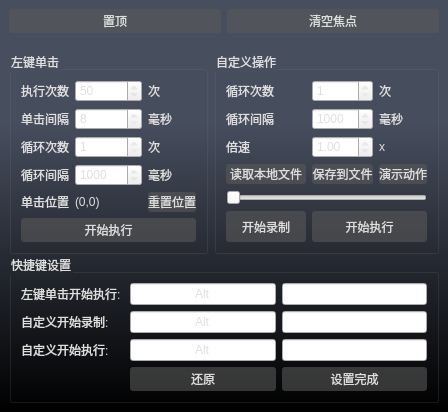
<?xml version="1.0" encoding="UTF-8"?>
<ui version="4.0">
 <class>QuickMacro</class>
 <widget class="QMainWindow" name="QuickMacro">
  <property name="windowModality">
   <enum>Qt::NonModal</enum>
  </property>
  <property name="geometry">
   <rect>
    <x>0</x>
    <y>0</y>
    <width>440</width>
    <height>377</height>
   </rect>
  </property>
  <property name="contextMenuPolicy">
   <enum>Qt::NoContextMenu</enum>
  </property>
  <property name="windowTitle">
   <string>QuickMacro</string>
  </property>
  <property name="styleSheet">
   <string notr="true">#centralwidget{background: qlineargradient(x1:1,y1:1,x2:1,y2:0,stop:0 #000000, stop:0.7 #474e5e);}
QWidget{color: rgb(223, 223, 223);}
QPushButton{border-radius: 3px;border:0px solid transparent;background-color:rgba(88,88,88,150);color:#DDDDDD;height:24;}
QPushButton:hover{background: qlineargradient(x1:1,y1:1,x2:1,y2:0,stop:0 #f4716e, stop:0.5 transparent);}
QPushButton:pressed{background: qlineargradient(x1:1,y1:1,x2:1,y2:0,stop:0 #42f875, stop:0.5 transparent);}
QPushButton::disabled{background-color:#7d7d7d;}</string>
  </property>
  <property name="toolButtonStyle">
   <enum>Qt::ToolButtonIconOnly</enum>
  </property>
  <widget class="QWidget" name="centralwidget">
   <layout class="QGridLayout" name="gridLayout">
    <property name="leftMargin">
     <number>9</number>
    </property>
    <property name="topMargin">
     <number>9</number>
    </property>
    <property name="rightMargin">
     <number>9</number>
    </property>
    <property name="bottomMargin">
     <number>9</number>
    </property>
    <property name="horizontalSpacing">
     <number>6</number>
    </property>
    <property name="verticalSpacing">
     <number>0</number>
    </property>
    <item row="2" column="0">
     <widget class="QGroupBox" name="groupBox_2">
      <property name="title">
       <string>左键单击</string>
      </property>
      <layout class="QGridLayout" name="gridLayout_3">
       <item row="3" column="0">
        <widget class="QLabel" name="label_15">
         <property name="text">
          <string>循环间隔</string>
         </property>
        </widget>
       </item>
       <item row="4" column="0">
        <widget class="QLabel" name="label_18">
         <property name="text">
          <string>单击位置</string>
         </property>
        </widget>
       </item>
       <item row="4" column="2">
        <widget class="QPushButton" name="pushButton_point">
         <property name="sizePolicy">
          <sizepolicy hsizetype="Minimum" vsizetype="Minimum">
           <horstretch>0</horstretch>
           <verstretch>0</verstretch>
          </sizepolicy>
         </property>
         <property name="maximumSize">
          <size>
           <width>16777215</width>
           <height>20</height>
          </size>
         </property>
         <property name="text">
          <string>重置位置</string>
         </property>
        </widget>
       </item>
       <item row="0" column="2">
        <widget class="QLabel" name="label_5">
         <property name="text">
          <string>次</string>
         </property>
        </widget>
       </item>
       <item row="1" column="0">
        <widget class="QLabel" name="label_9">
         <property name="text">
          <string>单击间隔</string>
         </property>
        </widget>
       </item>
       <item row="3" column="2">
        <widget class="QLabel" name="label_17">
         <property name="text">
          <string>毫秒</string>
         </property>
        </widget>
       </item>
       <item row="2" column="0">
        <widget class="QLabel" name="label_14">
         <property name="text">
          <string>循环次数</string>
         </property>
        </widget>
       </item>
       <item row="2" column="1">
        <widget class="QSpinBox" name="spinBox_left_click_t_2">
         <property name="focusPolicy">
          <enum>Qt::ClickFocus</enum>
         </property>
         <property name="minimum">
          <number>1</number>
         </property>
         <property name="maximum">
          <number>999999</number>
         </property>
         <property name="value">
          <number>1</number>
         </property>
        </widget>
       </item>
       <item row="5" column="0" colspan="3">
        <widget class="QPushButton" name="pushButton_left_start">
         <property name="sizePolicy">
          <sizepolicy hsizetype="Minimum" vsizetype="Preferred">
           <horstretch>0</horstretch>
           <verstretch>0</verstretch>
          </sizepolicy>
         </property>
         <property name="text">
          <string>开始执行</string>
         </property>
        </widget>
       </item>
       <item row="2" column="2">
        <widget class="QLabel" name="label_16">
         <property name="text">
          <string>次</string>
         </property>
        </widget>
       </item>
       <item row="0" column="0">
        <widget class="QLabel" name="label_8">
         <property name="text">
          <string>执行次数</string>
         </property>
        </widget>
       </item>
       <item row="1" column="1">
        <widget class="QSpinBox" name="spinBox_left_click_m">
         <property name="focusPolicy">
          <enum>Qt::ClickFocus</enum>
         </property>
         <property name="minimum">
          <number>8</number>
         </property>
         <property name="maximum">
          <number>999999</number>
         </property>
         <property name="singleStep">
          <number>1</number>
         </property>
        </widget>
       </item>
       <item row="4" column="1">
        <widget class="QLabel" name="label_point">
         <property name="text">
          <string>(0,0)</string>
         </property>
        </widget>
       </item>
       <item row="0" column="1">
        <widget class="QSpinBox" name="spinBox_left_click_t">
         <property name="focusPolicy">
          <enum>Qt::ClickFocus</enum>
         </property>
         <property name="minimum">
          <number>1</number>
         </property>
         <property name="maximum">
          <number>999999</number>
         </property>
         <property name="value">
          <number>50</number>
         </property>
        </widget>
       </item>
       <item row="1" column="2">
        <widget class="QLabel" name="label_10">
         <property name="text">
          <string>毫秒</string>
         </property>
        </widget>
       </item>
       <item row="3" column="1">
        <widget class="QSpinBox" name="spinBox_left_click_m_2">
         <property name="focusPolicy">
          <enum>Qt::ClickFocus</enum>
         </property>
         <property name="minimum">
          <number>1</number>
         </property>
         <property name="maximum">
          <number>9999999</number>
         </property>
         <property name="singleStep">
          <number>1</number>
         </property>
         <property name="value">
          <number>1000</number>
         </property>
        </widget>
       </item>
      </layout>
     </widget>
    </item>
    <item row="0" column="0" colspan="2">
     <widget class="QWidget" name="widget" native="true">
      <property name="minimumSize">
       <size>
        <width>0</width>
        <height>24</height>
       </size>
      </property>
      <property name="maximumSize">
       <size>
        <width>16777215</width>
        <height>30</height>
       </size>
      </property>
      <layout class="QHBoxLayout" name="horizontalLayout">
       <property name="leftMargin">
        <number>0</number>
       </property>
       <property name="topMargin">
        <number>0</number>
       </property>
       <property name="rightMargin">
        <number>0</number>
       </property>
       <property name="bottomMargin">
        <number>0</number>
       </property>
       <item>
        <widget class="QPushButton" name="pushButton_top">
         <property name="sizePolicy">
          <sizepolicy hsizetype="Minimum" vsizetype="Minimum">
           <horstretch>0</horstretch>
           <verstretch>0</verstretch>
          </sizepolicy>
         </property>
         <property name="text">
          <string>置顶</string>
         </property>
        </widget>
       </item>
       <item>
        <widget class="QPushButton" name="pushButton">
         <property name="sizePolicy">
          <sizepolicy hsizetype="Minimum" vsizetype="Minimum">
           <horstretch>0</horstretch>
           <verstretch>0</verstretch>
          </sizepolicy>
         </property>
         <property name="text">
          <string>清空焦点</string>
         </property>
        </widget>
       </item>
      </layout>
     </widget>
    </item>
    <item row="1" column="0" colspan="2">
     <widget class="QLabel" name="label_info">
      <property name="font">
       <font>
        <family>Arial</family>
        <pointsize>12</pointsize>
       </font>
      </property>
      <property name="text">
       <string/>
      </property>
      <property name="alignment">
       <set>Qt::AlignCenter</set>
      </property>
     </widget>
    </item>
    <item row="2" column="1">
     <widget class="QGroupBox" name="groupBox_3">
      <property name="title">
       <string>自定义操作</string>
      </property>
      <layout class="QGridLayout" name="gridLayout_4">
       <item row="0" column="0">
        <widget class="QLabel" name="label_3">
         <property name="sizePolicy">
          <sizepolicy hsizetype="Preferred" vsizetype="Maximum">
           <horstretch>0</horstretch>
           <verstretch>0</verstretch>
          </sizepolicy>
         </property>
         <property name="minimumSize">
          <size>
           <width>80</width>
           <height>0</height>
          </size>
         </property>
         <property name="text">
          <string>循环次数</string>
         </property>
        </widget>
       </item>
       <item row="0" column="2">
        <widget class="QLabel" name="label_12">
         <property name="text">
          <string>次</string>
         </property>
        </widget>
       </item>
       <item row="5" column="2">
        <widget class="QPushButton" name="pushButton_show">
         <property name="sizePolicy">
          <sizepolicy hsizetype="Minimum" vsizetype="Preferred">
           <horstretch>0</horstretch>
           <verstretch>0</verstretch>
          </sizepolicy>
         </property>
         <property name="maximumSize">
          <size>
           <width>16777215</width>
           <height>20</height>
          </size>
         </property>
         <property name="text">
          <string>演示动作</string>
         </property>
        </widget>
       </item>
       <item row="5" column="1">
        <widget class="QPushButton" name="pushButton_save">
         <property name="sizePolicy">
          <sizepolicy hsizetype="Minimum" vsizetype="Preferred">
           <horstretch>0</horstretch>
           <verstretch>0</verstretch>
          </sizepolicy>
         </property>
         <property name="maximumSize">
          <size>
           <width>16777215</width>
           <height>20</height>
          </size>
         </property>
         <property name="text">
          <string>保存到文件</string>
         </property>
        </widget>
       </item>
       <item row="7" column="0">
        <widget class="QPushButton" name="pushButton_mdify_video">
         <property name="sizePolicy">
          <sizepolicy hsizetype="Minimum" vsizetype="Preferred">
           <horstretch>0</horstretch>
           <verstretch>0</verstretch>
          </sizepolicy>
         </property>
         <property name="text">
          <string>开始录制</string>
         </property>
        </widget>
       </item>
       <item row="1" column="2">
        <widget class="QLabel" name="label_20">
         <property name="text">
          <string>毫秒</string>
         </property>
        </widget>
       </item>
       <item row="4" column="2">
        <widget class="QLabel" name="label_13">
         <property name="text">
          <string>x</string>
         </property>
        </widget>
       </item>
       <item row="4" column="1">
        <widget class="QDoubleSpinBox" name="doubleSpinBox_speed">
         <property name="focusPolicy">
          <enum>Qt::ClickFocus</enum>
         </property>
         <property name="minimum">
          <double>0.100000000000000</double>
         </property>
         <property name="maximum">
          <double>3.000000000000000</double>
         </property>
         <property name="singleStep">
          <double>0.500000000000000</double>
         </property>
         <property name="value">
          <double>1.000000000000000</double>
         </property>
        </widget>
       </item>
       <item row="5" column="0">
        <widget class="QPushButton" name="pushButton_read">
         <property name="sizePolicy">
          <sizepolicy hsizetype="Minimum" vsizetype="Preferred">
           <horstretch>0</horstretch>
           <verstretch>0</verstretch>
          </sizepolicy>
         </property>
         <property name="maximumSize">
          <size>
           <width>16777215</width>
           <height>20</height>
          </size>
         </property>
         <property name="text">
          <string>读取本地文件</string>
         </property>
        </widget>
       </item>
       <item row="6" column="0" colspan="3">
        <widget class="QSlider" name="horizontalSlider_action">
         <property name="maximum">
          <number>1</number>
         </property>
         <property name="orientation">
          <enum>Qt::Horizontal</enum>
         </property>
        </widget>
       </item>
       <item row="1" column="1">
        <widget class="QSpinBox" name="spinBox_while">
         <property name="focusPolicy">
          <enum>Qt::ClickFocus</enum>
         </property>
         <property name="minimum">
          <number>1</number>
         </property>
         <property name="maximum">
          <number>65535</number>
         </property>
         <property name="singleStep">
          <number>1</number>
         </property>
         <property name="value">
          <number>1000</number>
         </property>
        </widget>
       </item>
       <item row="1" column="0">
        <widget class="QLabel" name="label_21">
         <property name="text">
          <string>循环间隔</string>
         </property>
        </widget>
       </item>
       <item row="4" column="0">
        <widget class="QLabel" name="label_2">
         <property name="sizePolicy">
          <sizepolicy hsizetype="Preferred" vsizetype="Maximum">
           <horstretch>0</horstretch>
           <verstretch>0</verstretch>
          </sizepolicy>
         </property>
         <property name="text">
          <string>倍速</string>
         </property>
        </widget>
       </item>
       <item row="0" column="1">
        <widget class="QSpinBox" name="spinBox_times">
         <property name="focusPolicy">
          <enum>Qt::ClickFocus</enum>
         </property>
         <property name="minimum">
          <number>1</number>
         </property>
         <property name="maximum">
          <number>100</number>
         </property>
        </widget>
       </item>
       <item row="7" column="1" colspan="2">
        <widget class="QPushButton" name="pushButton_modify_start">
         <property name="sizePolicy">
          <sizepolicy hsizetype="Minimum" vsizetype="Preferred">
           <horstretch>0</horstretch>
           <verstretch>0</verstretch>
          </sizepolicy>
         </property>
         <property name="text">
          <string>开始执行</string>
         </property>
        </widget>
       </item>
      </layout>
     </widget>
    </item>
    <item row="3" column="0" colspan="2">
     <widget class="QGroupBox" name="groupBox">
      <property name="title">
       <string>快捷键设置</string>
      </property>
      <layout class="QGridLayout" name="gridLayout_2">
       <item row="0" column="0">
        <widget class="QLabel" name="label">
         <property name="text">
          <string>左键单击开始执行: </string>
         </property>
        </widget>
       </item>
       <item row="2" column="1">
        <widget class="QLineEdit" name="lineEdit_9">
         <property name="text">
          <string>Alt</string>
         </property>
         <property name="alignment">
          <set>Qt::AlignCenter</set>
         </property>
         <property name="readOnly">
          <bool>true</bool>
         </property>
        </widget>
       </item>
       <item row="1" column="0">
        <widget class="QLabel" name="label_11">
         <property name="text">
          <string>自定义开始录制: </string>
         </property>
        </widget>
       </item>
       <item row="2" column="3">
        <widget class="QLineEdit" name="lineEdit_12">
         <property name="focusPolicy">
          <enum>Qt::ClickFocus</enum>
         </property>
         <property name="alignment">
          <set>Qt::AlignCenter</set>
         </property>
         <property name="readOnly">
          <bool>true</bool>
         </property>
        </widget>
       </item>
       <item row="0" column="1">
        <widget class="QLineEdit" name="lineEdit">
         <property name="text">
          <string>Alt</string>
         </property>
         <property name="alignment">
          <set>Qt::AlignCenter</set>
         </property>
         <property name="readOnly">
          <bool>true</bool>
         </property>
        </widget>
       </item>
       <item row="3" column="3">
        <widget class="QPushButton" name="pushButton_set_done">
         <property name="sizePolicy">
          <sizepolicy hsizetype="Minimum" vsizetype="Preferred">
           <horstretch>0</horstretch>
           <verstretch>0</verstretch>
          </sizepolicy>
         </property>
         <property name="text">
          <string>设置完成</string>
         </property>
        </widget>
       </item>
       <item row="0" column="3">
        <widget class="QLineEdit" name="lineEdit_4">
         <property name="focusPolicy">
          <enum>Qt::ClickFocus</enum>
         </property>
         <property name="alignment">
          <set>Qt::AlignCenter</set>
         </property>
         <property name="readOnly">
          <bool>true</bool>
         </property>
        </widget>
       </item>
       <item row="1" column="3">
        <widget class="QLineEdit" name="lineEdit_8">
         <property name="focusPolicy">
          <enum>Qt::ClickFocus</enum>
         </property>
         <property name="alignment">
          <set>Qt::AlignCenter</set>
         </property>
         <property name="readOnly">
          <bool>true</bool>
         </property>
        </widget>
       </item>
       <item row="2" column="0">
        <widget class="QLabel" name="label_19">
         <property name="text">
          <string>自定义开始执行: </string>
         </property>
        </widget>
       </item>
       <item row="1" column="1">
        <widget class="QLineEdit" name="lineEdit_5">
         <property name="text">
          <string>Alt</string>
         </property>
         <property name="alignment">
          <set>Qt::AlignCenter</set>
         </property>
         <property name="readOnly">
          <bool>true</bool>
         </property>
        </widget>
       </item>
       <item row="3" column="1">
        <widget class="QPushButton" name="pushButton_set_cancel">
         <property name="sizePolicy">
          <sizepolicy hsizetype="Minimum" vsizetype="Preferred">
           <horstretch>0</horstretch>
           <verstretch>0</verstretch>
          </sizepolicy>
         </property>
         <property name="text">
          <string>还原</string>
         </property>
        </widget>
       </item>
      </layout>
     </widget>
    </item>
   </layout>
  </widget>
 </widget>
 <resources/>
 <connections/>
</ui>
